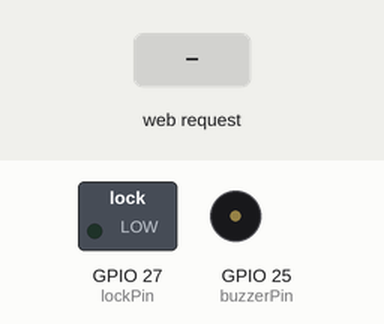
A sketch run on a simulated ESP32. Parts: switched loads named in the sketch (green lamp = pin HIGH), buzzer (waves = sounding, pin HIGH). The inputs (shaded band) are chosen by the test bench. WiFi joins after 1.5 s; servers stay silent unless stated; what the sketch prints to the serial monitor is not drawn.

Above: at 4.7 s.
4.8 s: HTTP request GET /trigger_buzzer received
At 7.0 s:
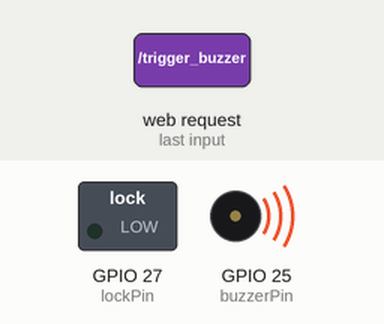
7.3 s: HTTP request GET /lock_door received
At 8.3 s:
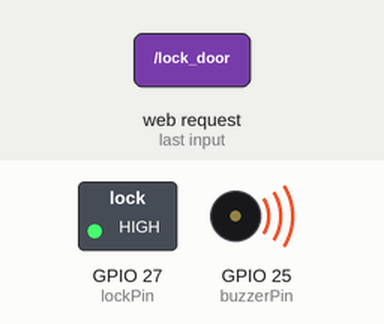
8.8 s: HTTP request GET /trigger_buzzer received
At 9.4 s:
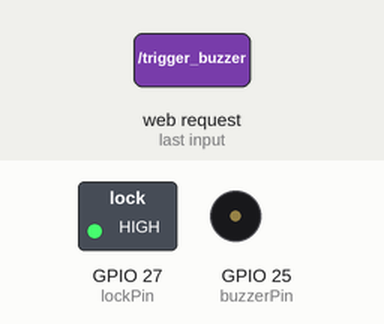
11.3 s: HTTP request GET /unlock_door received
At 12.5 s:
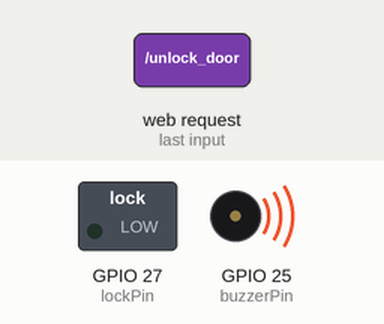
Timing chart, 0 to 13.8 s (numbered marks = the images above; inputs shaded):
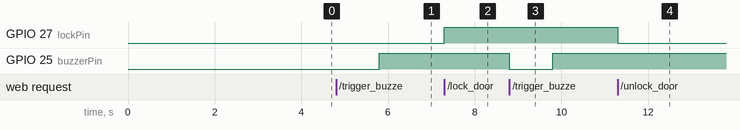

The sketch:

byte2.ino
```cpp
#include <WiFi.h>
#include <WebServer.h>

const char* WIFI_SSID = "rizzler";
const char* WIFI_PASS = "12345678";

const int buzzerPin = 25; // Define the buzzer pin
const int lockPin = 27;    // Define the lock pin

WebServer server(80);

void setup() {
  Serial.begin(115200);
  Serial.println();
  delay(2000);

  WiFi.persistent(false);
  WiFi.mode(WIFI_STA);
  WiFi.begin(WIFI_SSID, WIFI_PASS);
  if (WiFi.waitForConnectResult() != WL_CONNECTED) {
    Serial.println("WiFi failure");
    delay(5000);
    ESP.restart();
  }
  Serial.println("WiFi connected");
  pinMode(buzzerPin, OUTPUT);
  pinMode(lockPin, OUTPUT);
  digitalWrite(buzzerPin, LOW); // Initialize the buzzer as OFF
  digitalWrite(lockPin, LOW);   // Initialize the lock as UNLOCKED

  Serial.println("Server starting");
  Serial.print("http://");
  Serial.println(WiFi.localIP());

  server.onNotFound(handleNotFound);
  server.on("/trigger_buzzer", HTTP_GET, triggerBuzzer);
  server.on("/lock_door", HTTP_GET, lockDoor);
  server.on("/unlock_door", HTTP_GET, unlockDoor);
  server.on("OPTIONS", HTTP_OPTIONS, handleCORS); // Handle CORS preflight requests

  server.begin();
}

void loop() {
  server.handleClient();
}

void handleNotFound() {
  String html = "<html><body>";
  html += "<h1>Remote Control</h1>";
  html += "<button onclick=\"window.location.href='/trigger_buzzer'\">Trigger Buzzer</button>";
  html += "<button onclick=\"window.location.href='/lock_door'\">Lock Door</button>";
  html += "<button onclick=\"window.location.href='/unlock_door'\">Unlock Door</button>";
  html += "</body></html>";

  server.send(200, "text/html", html);
}

void handleCORS() {
  server.sendHeader("Access-Control-Allow-Origin", "https://mohittalwar23.github.io/PythonSystemTest/control.html"); // Replace with your GitHub Pages domain
  server.sendHeader("Access-Control-Max-Age", "10000");
  server.send(204);
}

void triggerBuzzer() {
  digitalWrite(buzzerPin, LOW); // Turn ON the buzzer
  delay(1000);                   // Wait for 1 second
  digitalWrite(buzzerPin, HIGH);  // Turn OFF the buzzer
  server.send(200, "text/plain", "Buzzer triggered!");
}

void lockDoor() {
  digitalWrite(lockPin, HIGH); // Lock the door (customize this logic based on your hardware)
  server.send(200, "text/plain", "Door locked!");
}

void unlockDoor() {
  digitalWrite(lockPin, LOW); // Unlock the door (customize this logic based on your hardware)
  server.send(200, "text/plain", "Door unlocked!");
}
```

Measured:
- after the input at 4.8 s, GPIO 25 (buzzerPin): LOW → HIGH after 1.0 s
- after the input at 7.3 s, GPIO 27 (lockPin): LOW → HIGH at once
- after the input at 8.8 s, GPIO 25 (buzzerPin): HIGH → LOW at once, → HIGH 1.0 s later
- after the input at 11.3 s, GPIO 27 (lockPin): HIGH → LOW at once
